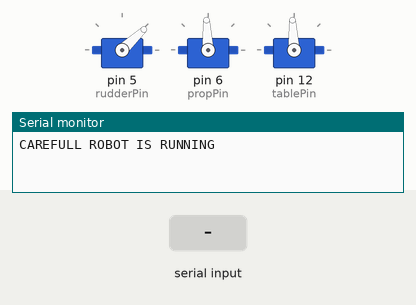
Recording of a sketch running on a simulated Arduino Uno, built with avr-gcc and run on an emulated ATmega328P. Shown: 3 × servo, the last lines printed to the serial monitor. The inputs (shaded band) are chosen by the test bench.

Above: at 1.2 s.
1.3 s: "a=90\n" received over Serial
At 2.6 s:
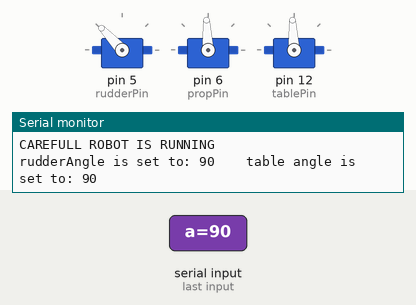
3.8 s: "d=90\n" received over Serial
At 5.7 s:
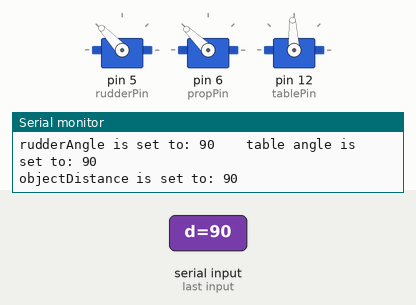
6.3 s: "a=" received over Serial
At 8.5 s:
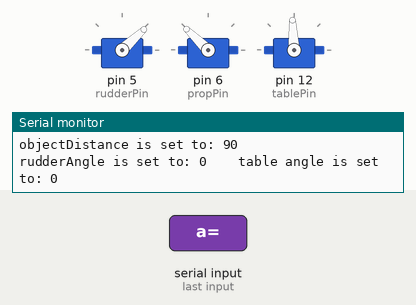
8.8 s: "d=" received over Serial
At 10.9 s:
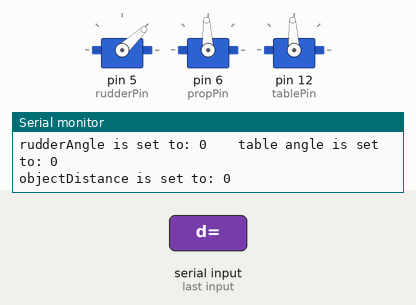
Timing chart, 0 to 12.3 s (numbered marks = the images above; inputs shaded):
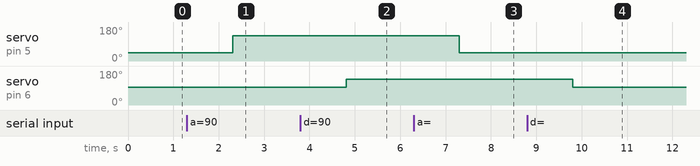

Measured:
- after the input at 1.3 s, servo on pin 5 (rudderPin): 43° → 133° after 1.0 s
- after the input at 3.8 s, servo on pin 6 (propPin): 93° → 136° after 1.0 s
- after the input at 6.3 s, servo on pin 5 (rudderPin): 133° → 43° after 1.0 s
- after the input at 8.8 s, servo on pin 6 (propPin): 136° → 93° after 1.0 s

The sketch:

act.ino
```cpp
/* Title: Act Arduino
 * Description:
 * Robot Name: Tugboat
 * propellors - command input distance
 * when distance (pixy) of object is far, propellors speed fast
 * when distance (pixy) of object is near, propellors speed slow
 * rudders - command input angle
 * when angle (IR sensors) -60 degrees, rudders turn lot left
 * when angle (IR sensors) -30 degrees, rudders turn little left
 * when angle (IR sensors) 0 degrees, rudders still
 * when angle (IR sensors) 30 degrees, rudders turn little right
 * when angle (IR sensors) 60 degrees, rudders turn lot right
 */

// Libraries
#include <SoftwareSerial.h> //includes software serial library
#include <Servo.h>

Servo rudder;
int rudderPin = 5; //which pin is the rudder plugged into?
int rudderAngle = 0;
String input = "";

Servo prop;
int propPin = 6;
int objectDistance = 0;

Servo table;
int tablePin = 12;
int directionAngle = 0;

void setup() {
  // put your setup code here, to run once:
  //actSerial has same name in think and act arduinos
  //not attach the servos and motors. the motors act like continuous rotation servos
  Serial.begin(9600);
  rudder.attach(rudderPin);
  prop.attach(propPin);
  table.attach(tablePin);
  Serial.println("CAREFULL ROBOT IS RUNNING");
}

/////////////// MAIN LOOP ////////////////////////////////////
void loop() {
  // GET Operator Control Unit (OCU) Input: ocu---ocu---ocu---ocu---ocu---ocu---ocu---ocu---ocu---ocu---ocu---

  // angle inputted determines direction of rudders
  // FIX THIS: direction of rudders does not depend on speed of motors?
  checkInput();
  setAngleToRudders(rudderAngle);
  setDistanceToSpeed(objectDistance);
  setAngleToTableMotor(directionAngle);
  delay(10);
}

/////////////// FUNCTIONS ////////////////////////////////////
void checkInput() { // input angle to control rudders
  //Serial.println("Input an angle a=*degrees from center to object* (from -30 to 30 degrees)");
  while (Serial.available() > 0) { // if any data sent through connection
    input = Serial.readString(); // set data equal to the string in serial
  }
  if (input.startsWith("a=")) {
    rudderAngle = input.substring(input.indexOf("=")+1).toInt(); // changes angleInput from character to integer
    directionAngle = input.substring(input.indexOf("=")+1).toInt();
    Serial.print("rudderAngle is set to: ");
    Serial.print(rudderAngle);
    Serial.print(" \t table angle is set to: ");
    Serial.println(directionAngle);
  input = "";
  }
  if (input.startsWith("d=")) {
    objectDistance = input.substring(input.indexOf("=")+1).toInt(); // changes distanceInput from character to integer
    Serial.print("objectDistance is set to: ");
    Serial.println(objectDistance);
  input = "";
  }
}

void setAngleToRudders (int angle) {
//  if (angle < -30 || angle > 30) {
//    Serial.println("Input angle is outside of the allowed interval");
//    rudderAngle = 0;
//  }
  //else {
    // turn rudders left and right depending on angle given
    // map the angle to a speed for the motor, speed mapped in microseconds
    int angletosend = map(angle,-30,30,13,73);
    rudder.write(angletosend);
  //}
}

void setDistanceToSpeed(int distance) {
//  if (distance < 0 || distance > 50){
//    Serial.println("Input angle is outside of the allowed interval");
//  }
//  else {
    // propellors speed dependent on distance of object
    // farther the object, faster the propellors; vice versa
    int microSec = map(distance,-50,50,1250,1750); // test speeds of different distances
    prop.writeMicroseconds(microSec);
//  }
}

void setAngleToTableMotor(int angle) {
  if(angle < -30 || angle > 30) {
    //Serial.println("Input angle is outside of the allowed interval");
  }
  else {
    //map the angle to a speed for the motor
    //this speed is mapped to a microseconds
    int microSec = map(angle,-30,30,1250,1750);
    table.writeMicroseconds(microSec);
  }
}
```
